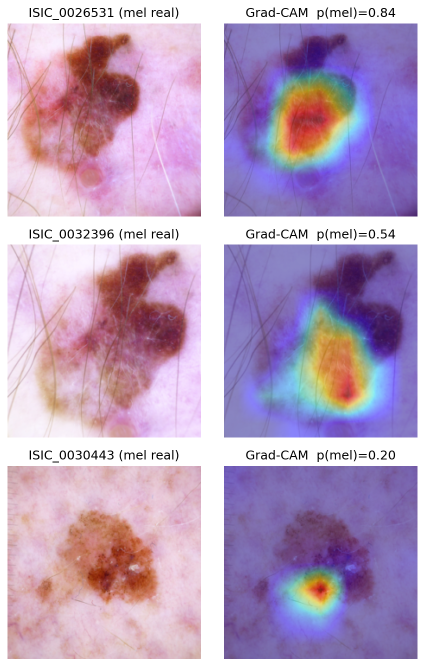
#> input picture assets/figuras/gradcam_melanomas.png, 849 x 1333 px (shown at 1/2 size)
$ python -i preprocess.py   (imports and definitions only)
#> lines starting #> are read from the running program, lines starting #| are printed output that depends on the picture
"""Evaluation preprocessing of the v7 classifier, in numpy and PIL only.

Reproduces ``torchvision`` ``Resize(255, BILINEAR)`` (shorter side to 255,
aspect kept) + ``CenterCrop(224)`` + ``ToTensor`` + ImageNet ``Normalize``,
the transform the evaluated features were extracted with
(``scripts/cluster_frozen_bank.py::eval_transform``). Standalone on purpose:
the file is copied verbatim into the release, so it imports neither torch nor
the ``dermssl`` package.

    from preprocess import preprocess_batch
    batch = preprocess_batch(["lesion.jpg"])   # float32, shape (1, 3, 224, 224)
"""

from __future__ import annotations

import numpy as np
from PIL import Image

RESIZE = 255  # int(224 * 1.14), as in the bank
CROP = 224
MEAN = (0.485, 0.456, 0.406)
STD = (0.229, 0.224, 0.225)
PREPROCESSING = {
    "input": "RGB image, any size",
    "resize_shorter_side": RESIZE,
    "interpolation": "PIL.Image.BILINEAR",
    "center_crop": CROP,
    "crop_offset": "int(round((size - 224) / 2))",
    "scale": "uint8 / 255 in float32",
    "mean": list(MEAN),
    "std": list(STD),
    "layout": "NCHW float32",
}


def resized_size(width: int, height: int, size: int = RESIZE) -> tuple[int, int]:
    """torchvision ``Resize(int)``: the shorter side becomes ``size``, aspect kept."""
    if width <= height:
        return size, int(size * height / width)
    return int(size * width / height), size


def _center_crop(image: Image.Image, size: int = CROP) -> Image.Image:
    """torchvision ``CenterCrop``: offsets rounded with ``int(round(margin / 2))``."""
    width, height = image.size
    top = int(round((height - size) / 2.0))
    left = int(round((width - size) / 2.0))
    return image.crop((left, top, left + size, top + size))


def preprocess_image(image: Image.Image) -> np.ndarray:
    """One PIL image -> float32 ``(3, 224, 224)`` normalised array."""
    rgb = image.convert("RGB")
    resized = rgb.resize(resized_size(*rgb.size), Image.BILINEAR)
    array = np.asarray(_center_crop(resized), dtype=np.float32) / np.float32(255)
    array = (array - np.asarray(MEAN, dtype=np.float32)) / np.asarray(STD, dtype=np.float32)
    return np.ascontiguousarray(array.transpose(2, 0, 1))


def preprocess_batch(paths) -> np.ndarray:
    """Image files -> float32 ``(N, 3, 224, 224)`` batch."""
    arrays = []
    for path in paths:
        with Image.open(path) as image:
            arrays.append(preprocess_image(image))
    return np.stack(arrays)

>>> from PIL import Image
>>> picture = Image.open('../../../assets/figuras/gradcam_melanomas.png')
#> picture is the input picture: PIL image 849x1333 RGBA; mean R, G, B, A 186, 161, 192.1, 255
>>> result = preprocess_image(picture)
#> in preprocess_image, `resized = rgb.resize(resized_size(*rgb.size), Image.BILINEAR)`:
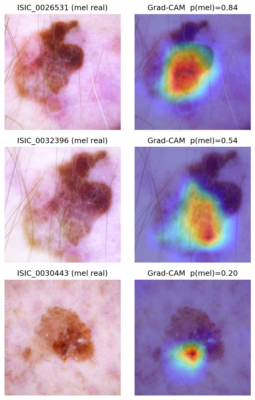
#> resized: PIL image 255x400 RGB; mean R, G, B 186, 161, 192.1
#> in _center_crop, `return image.crop((left, top, left + size, top + size))`:
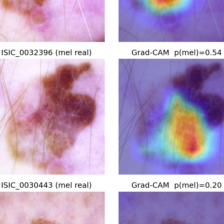
#> returned value: PIL image 224x224 RGB; mean R, G, B 184.9, 161.9, 195.3
#> in preprocess_image, `array = (array - np.asarray(MEAN, dtype=np.float32)) / np.asarray(STD,..`:
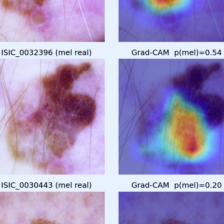
#> array: shape (224, 224, 3) float32; mean R, G, B 1.05, 0.799, 1.6; drawn with min black and max white
